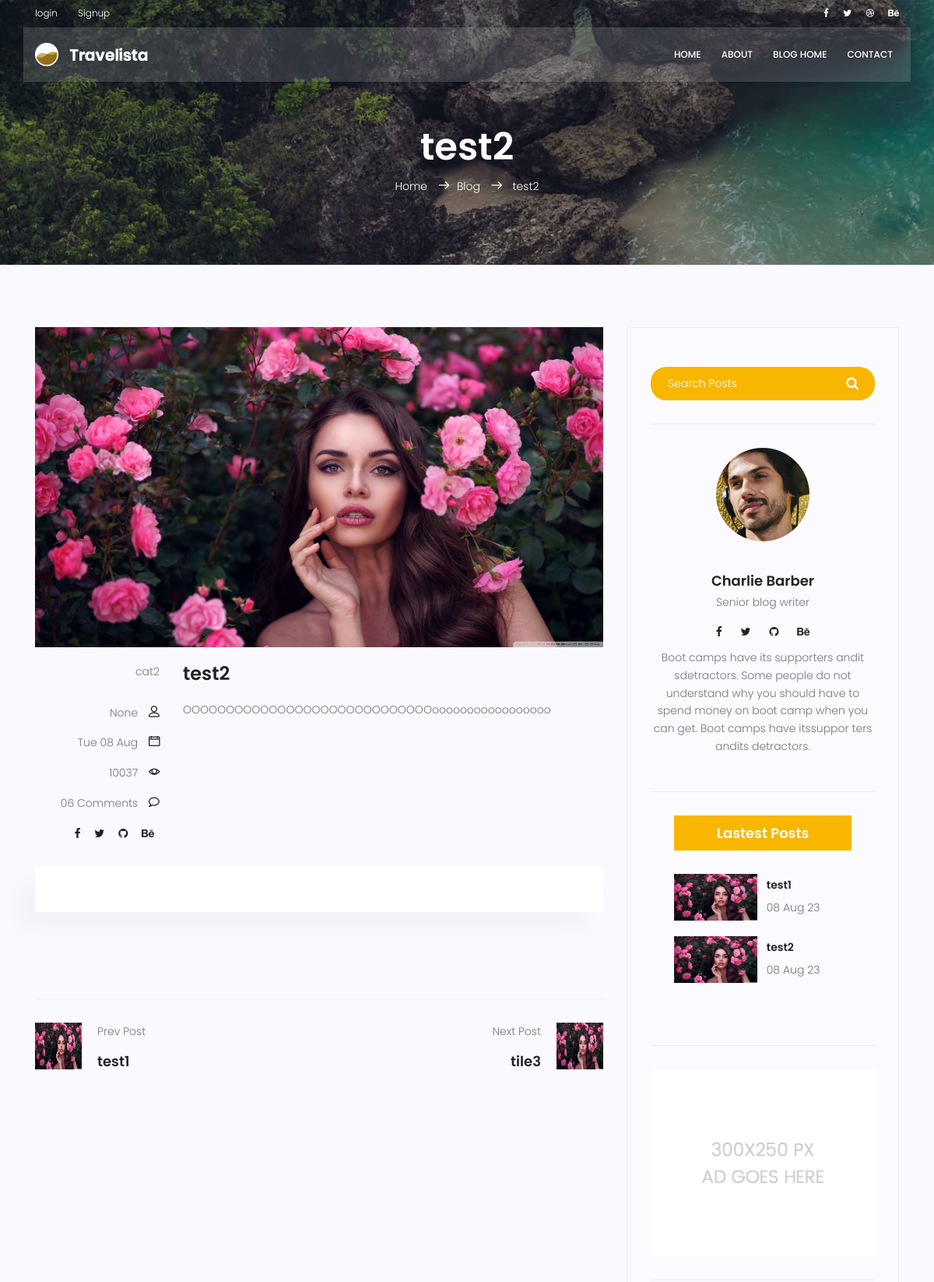
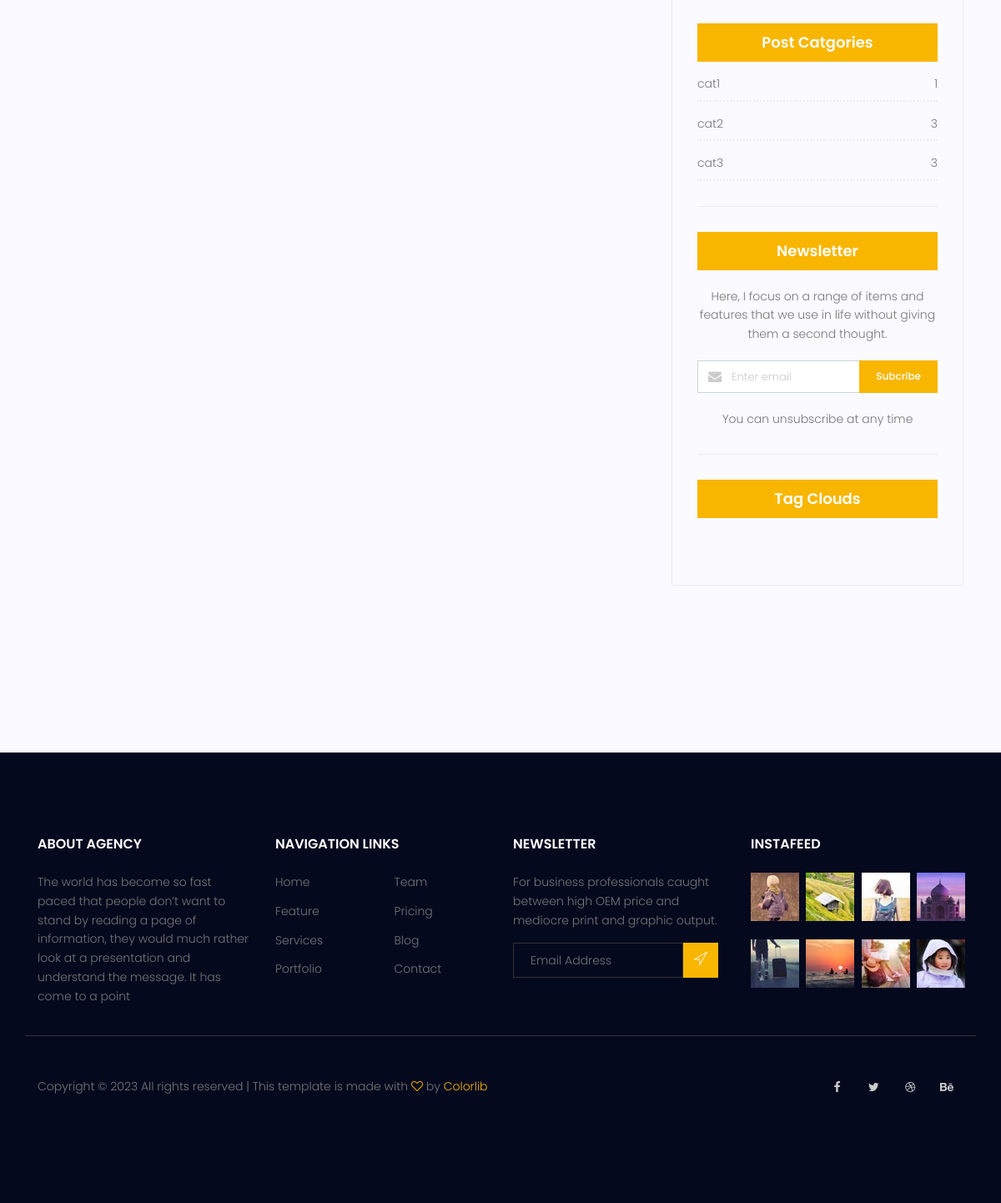
Page /blog/2 on the committed database (2 pictures, top to bottom).
### blog/models.py (models this page shows, shortened)
class Post(models.Model):
    image =models.ImageField(upload_to='blog/',default='blog/default.jpg')
    author = models.ForeignKey(User, on_delete=models.CASCADE ,null=True)        #authorیک کلید فرعی واسطه به یوزر
    title = models.CharField(max_length=255)
    content = models.TextField()
    tags = TaggableManager()                                                     #taggit for manage Tags
    category = models.ManyToManyField(Category)
    counted_views = models.IntegerField(default=0)
    status = models.BooleanField(default=False)
    published_date = models.DateTimeField(null=True)
    created_date = models.DateTimeField(auto_now_add=True)
    updated_date = models.DateTimeField(auto_now=True)
    login_required = models.BooleanField(default=False)                          #login requirments in posts
    class Meta:
        ordering = ['created_date']

class Category(models.Model):
        name = models.CharField(max_length=255)
        def __str__(self):
            return self.name

### blog/views.py (the view)
# urls.py: path('<int:pid>',blog_single, name='single'),
def blog_single(request, pid):
    current_time = timezone.now()
    all_posts = Post.objects.all()
    post = get_object_or_404(all_posts, pk=pid, status=1 ,published_date__lte=current_time)
    post.counted_views += 1
    post.save()
    prev_post = all_posts.filter(pk__lt=pid,status=1).last()
    next_post = all_posts.filter(pk__gt=pid,status=1).first()
    context = {
        'post': post,
        'prev_post': prev_post,
        'next_post': next_post,
    }
    return render(request,'blog-single.html',context)

### blog/templatetags/custom_tags.py (called while the page is built)
@register.inclusion_tag('latest-posts.html')
def latestpost(arg=3):
    posts = Post.objects.filter(status=1).order_by('published_date')[:arg]
    return {'posts': posts}

@register.inclusion_tag('categories-posts.html')
def postcategories():
    posts = Post.objects.filter(status=1)
    categories = Category.objects.all()
    cat_dict = {}
    for name in categories:
        cat_dict[name] = posts.filter(category=name).count()
    return {'categories': cat_dict}

### templates/blog-single.html (shortened to what this page needs)
{%load static%}
{%load custom_tags%}
<!DOCTYPE html>
<html lang="zxx" class="no-js">
<head>
	<link rel="stylesheet" href="{% static 'css/linearicons.css' %}">
	<link rel="stylesheet" href="{% static 'css/font-awesome.min.css' %}">
	<link rel="stylesheet" href="{% static 'css/bootstrap.css' %}">
	<link rel="stylesheet" href="{% static 'css/magnific-popup.css' %}">
	<link rel="stylesheet" href="{% static 'css/jquery-ui.css' %}">
	<link rel="stylesheet" href="{% static 'css/nice-select.css' %}">
	<link rel="stylesheet" href="{% static 'css/animate.min.css' %}">
	<link rel="stylesheet" href="{% static 'css/owl.carousel.css' %}">
	<link rel="stylesheet" href="{% static 'css/main.css' %}">
</head>
<body>
	<header id="header">
		<div class="header-top">
			<div class="container">
				<div class="row align-items-center">
					<div class="col-lg-6 col-sm-6 col-6 header-top-left">
						<ul>
							{% if request.user.is_authenticated %}
									<li><a href="#">logged in as {{ request.user.username }}</a></li>
									<li><a href="{% url 'accounts:logout' %}">logout</a></li>
							  {% else %}
									<li><a href="{% url 'accounts:login' %}">login</a></li>
								  <li><a href="{% url 'accounts:signup' %}">Signup</a></li>
							  {% endif %}
							</ul>
					</div>
					<div class="col-lg-6 col-sm-6 col-6 header-top-right">
						<div class="header-social">
							<a href="#"><i class="fa fa-facebook"></i></a>
							<a href="#"><i class="fa fa-twitter"></i></a>
							<a href="#"><i class="fa fa-dribbble"></i></a>
							<a href="#"><i class="fa fa-behance"></i></a>
						</div>
					</div>
				</div>
			</div>
		</div>
		<div class="container main-menu">
			<div class="row align-items-center justify-content-between d-flex">
				<div id="logo">
					<a href="{%url 'website:index' %}"><img src="{% static 'img/logo.png' %}" alt="" title="" /></a>
				</div>
				<nav id="nav-menu-container">
					<ul class="nav-menu">
						<li><a href="{%url 'website:index' %}">Home</a></li>
						<li><a href="{%url 'website:about' %}">About</a></li>
						<li><a href="{%url 'blog:index_blog' %}">Blog Home</a></li>
						<li><a href="{%url 'website:contact' %}">Contact</a></li>
					  </ul>
				</nav>
			</div>
		</div>
	</header>
	<section class="relative about-banner">
		<div class="overlay overlay-bg"></div>
		<div class="container">
			<div class="row d-flex align-items-center justify-content-center">
				<div class="about-content col-lg-12">
					<h1 class="text-white">
						{{post.title}}
					</h1>
					<p class="text-white link-nav"><a href="{%url 'website:index' %}">Home </a> <span
							class="lnr lnr-arrow-right"></span><a href="{%url 'blog:index_blog' %}">Blog </a> <span
							class="lnr lnr-arrow-right"></span> <a href="{% url 'blog:single' pid=post.id %}">
							{{post.title}}</a></p>
				</div>
			</div>
		</div>
	</section>
	<section class="post-content-area single-post-area">
		<div class="container">
			<div class="row">
				<div class="col-lg-8 posts-list">
					<div class="single-post row">
						<div class="col-lg-12">
							<div class="feature-img">
								<img class="img-fluid" src="{{ post.image.url }}" alt="{{ post.title }}">
							</div>
						</div>
						<div class="col-lg-3  col-md-3 meta-details">
							<ul class="tags">
								{%for cat in post.category.all%}
								<li><a href="{% url 'blog:category' cat_name=cat.name %}"></a>{{cat.name}}</li>
								{%endfor%}
							</ul>
							<div class="user-details row">
								<p class="user-name col-lg-12 col-md-12 col-6"><a href="#">{{post.author}}</a> <span
										class="lnr lnr-user"></span></p>
								<p class="date col-lg-12 col-md-12 col-6"><a href="#">{{post.published_date|date:"D d M"}}</a>
									 <span class="lnr lnr-calendar-full"></span></p>
								<p class="view col-lg-12 col-md-12 col-6"><a href="#">{{post.counted_views}}</a> <span
										class="lnr lnr-eye"></span></p>
								<p class="comments col-lg-12 col-md-12 col-6"><a href="#">06 Comments</a> <span
										class="lnr lnr-bubble"></span></p>
								<ul class="social-links col-lg-12 col-md-12 col-6">
									<li><a href="#"><i class="fa fa-facebook"></i></a></li>
									<li><a href="#"><i class="fa fa-twitter"></i></a></li>
									<li><a href="#"><i class="fa fa-github"></i></a></li>
									<li><a href="#"><i class="fa fa-behance"></i></a></li>
								</ul>
							</div>
						</div>
						<div class="col-lg-9 col-md-9">
							<h3 class="mt-20 mb-20">{{post.title}}</h3>
							<p class="excert">
								{{post.content}}
							</p>
						</div>
						<div class="col-lg-12">
							<div class="quotes">
							</div>
							<div class="row mt-30 mb-30">
								<div class="col-6">
								</div>
							</div>
						</div>
					</div>
					<div class="navigation-area">
						<div class="row">
							{% if prev_post %}
							<div
								class="col-lg-6 col-md-6 col-12 nav-left flex-row d-flex justify-content-start align-items-center">
								<div class="thumb">
									{% if prev_post %}
									<a href="{% url 'blog:single' prev_post.pk  %}">
										{%endif%}
										<img class="img-fluid" src="{{ prev_post.image.url }}" alt="">
									</a>
								</div>
								<div class="arrow">
									{% if prev_post %}
									<a href="{% url 'blog:single' prev_post.pk  %}">
										{%endif%}
									</a>
								</div>
								<div class="detials">
									<p>Prev Post</p>
									{% if prev_post %}
									<a href="{% url 'blog:single' prev_post.pk  %}">
										{%endif%}
										<h4>{{ prev_post.title }}</h4>
									</a>
								</div>
							</div>
							{%endif%}
							{% if next_post %}
							<div
								class="col-lg-6 col-md-6 col-12 nav-right flex-row d-flex justify-content-end align-items-center">
								<div class="detials">
									<p>Next Post</p>
									{% if next_post %}
									<a href="{% url 'blog:single' next_post.pk  %}">
										{%endif%}
										<h4>{{ next_post.title }}</h4>
									</a>
								</div>
								<div class="arrow">
									{% if next_post %}
									<a href="{% url 'blog:single' next_post.pk  %}">
										{%endif%}
										</a>
								</div>
								<div class="thumb">
									{% if next_post %}
									<a href="{% url 'blog:single' next_post.pk  %}">
										{%endif%}
										<img class="img-fluid" src="{{ next_post.image.url }}" alt=""></a>
								</div>
							</div>
							{%endif%}
						</div>
					</div>
				<div class="pt-5">
				</div>
				</div>
				<div class="col-lg-4 sidebar-widgets">
					<div class="widget-wrap">
						<div class="single-sidebar-widget search-widget">
							<form class="search-form" action="#">
								<input placeholder="Search Posts" name="search" type="text"
									onfocus="this.placeholder = ''" onblur="this.placeholder = 'Search Posts'">
								<button type="submit"><i class="fa fa-search"></i></button>
							</form>
						</div>
						<div class="single-sidebar-widget user-info-widget">
							<img src="{% static 'img/blog/user-info.png' %}" alt="">
							<a href="#">
								<h4>Charlie Barber</h4>
							</a>
							<p>
								Senior blog writer
							</p>
							<ul class="social-links">
								<li><a href="#"><i class="fa fa-facebook"></i></a></li>
								<li><a href="#"><i class="fa fa-twitter"></i></a></li>
								<li><a href="#"><i class="fa fa-github"></i></a></li>
								<li><a href="#"><i class="fa fa-behance"></i></a></li>
							</ul>
							<p>
								Boot camps have its supporters andit sdetractors. Some people do not understand why you
								should have to spend money on boot camp when you can get. Boot camps have itssuppor ters
								andits detractors.
							</p>
						</div>
						<div class="single-sidebar-widget popular-post-widget">
							<div class="popular-post-list">
								{% latestpost 2 %}
							</div>
						</div>
						<div class="single-sidebar-widget ads-widget">
							<a href="#"><img class="img-fluid" src="{% static 'img/blog/ads-banner.jpg' %}" alt=""></a>
						</div>
						{% postcategories %}
						<div class="single-sidebar-widget newsletter-widget">
							<h4 class="newsletter-title">Newsletter</h4>
							<p>
								Here, I focus on a range of items and features that we use in life without
								giving them a second thought.
							</p>
							<div class="form-group d-flex flex-row">
								<div class="col-autos">
									<div class="input-group">
										<div class="input-group-prepend">
											<div class="input-group-text"><i class="fa fa-envelope"
													aria-hidden="true"></i>
											</div>
										</div>
										<input type="text" class="form-control" id="inlineFormInputGroup"
											placeholder="Enter email" onfocus="this.placeholder = ''"
											onblur="this.placeholder = 'Enter email'">
									</div>
								</div>
								<a href="#" class="bbtns">Subcribe</a>
							</div>
							<p class="text-bottom">
								You can unsubscribe at any time
							</p>
						</div>
						<div class="single-sidebar-widget tag-cloud-widget">
							<h4 class="tagcloud-title">Tag Clouds</h4>
						</div>
					</div>
				</div>
			</div>
		</div>
	</section>
	<footer class="footer-area section-gap">
		<div class="container">
			<div class="row">
				<div class="col-lg-3  col-md-6 col-sm-6">
					<div class="single-footer-widget">
						<h6>About Agency</h6>
						<p>
							The world has become so fast paced that people don’t want to stand by reading a page of
							information, they would much rather look at a presentation and understand the message. It
							has come to a point
						</p>
					</div>
				</div>
				<div class="col-lg-3 col-md-6 col-sm-6">
					<div class="single-footer-widget">
						<h6>Navigation Links</h6>
						<div class="row">
							<div class="col">
								<ul>
									<li><a href="#">Home</a></li>
									<li><a href="#">Feature</a></li>
									<li><a href="#">Services</a></li>
									<li><a href="#">Portfolio</a></li>
								</ul>
							</div>
							<div class="col">
								<ul>
									<li><a href="#">Team</a></li>
									<li><a href="#">Pricing</a></li>
									<li><a href="#">Blog</a></li>
									<li><a href="#">Contact</a></li>
								</ul>
							</div>
						</div>
					</div>
				</div>
				<div class="col-lg-3  col-md-6 col-sm-6">
					<div class="single-footer-widget">
						<h6>Newsletter</h6>
						<p>
							For business professionals caught between high OEM price and mediocre print and graphic
							output.
						</p>
						<div id="mc_embed_signup">
							<form target="_blank"
								action="https://spondonit.us12.list-manage.com/subscribe/post?u=1462626880ade1ac87bd9c93a&amp;id=92a4423d01"
								method="get" class="subscription relative">
								<div class="input-group d-flex flex-row">
									<input name="EMAIL" placeholder="Email Address" onfocus="this.placeholder = ''"
										onblur="this.placeholder = 'Email Address '" required="" type="email">
									<button class="btn bb-btn"><span class="lnr lnr-location"></span></button>
								</div>
							</form>
						</div>
					</div>
				</div>
				<div class="col-lg-3  col-md-6 col-sm-6">
					<div class="single-footer-widget mail-chimp">
						<h6 class="mb-20">InstaFeed</h6>
						<ul class="instafeed d-flex flex-wrap">
							<li><img src="{% static 'img/i1.jpg' %}" alt="wfwfweef"></li>
							<li><img src="{% static 'img/i2.jpg' %}" alt="ferfrf"></li>
							<li><img src="{% static 'img/i3.jpg' %}" alt="wwwwwwww"></li>
							<li><img src="{% static 'img/i4.jpg' %}" alt="vfvvv"></li>
							<li><img src="{% static 'img/i5.jpg' %}" alt="ccccccc"></li>
							<li><img src="{% static 'img/i6.jpg' %}" alt="2w2rf"></li>
							<li><img src="{% static 'img/i7.jpg' %}" alt="gfggge"></li>
							<li><img src="{% static 'img/i8.jpg' %}" alt="sdfsfs"></li>
						</ul>
					</div>
				</div>
			</div>
			<div class="row footer-bottom d-flex justify-content-between align-items-center">
				<p class="col-lg-8 col-sm-12 footer-text m-0">
					Copyright &copy;
					<script>document.write(new Date().getFullYear());</script> All rights reserved | This template is
					made with <i class="fa fa-heart-o" aria-hidden="true"></i> by <a href="https://colorlib.com"
						target="_blank">Colorlib</a>
				</p>
				<div class="col-lg-4 col-sm-12 footer-social">
					<a href="#"><i class="fa fa-facebook"></i></a>
					<a href="#"><i class="fa fa-twitter"></i></a>
					<a href="#"><i class="fa fa-dribbble"></i></a>
					<a href="#"><i class="fa fa-behance"></i></a>
				</div>
			</div>
		</div>
	</footer>
</body>
</html>

### templates/latest-posts.html
{%load static%}
<ul>
     <div class="single-sidebar-widget popular-post-widget">
        <h4 class="popular-title">Lastest Posts</h4>
        <div class="popular-post-list">
            {% for post in posts %}
            <div class="single-post-list d-flex flex-row align-items-center">
                <div class="thumb">
                    <img class="img-fluid" src="{{post.image.url}}" alt="post">
                </div>
                <div class="details">
                    <a href="{% url 'blog:single' pid=post.id %}"><h6>{{post.title}}</h6></a>
                    <p>{{post.published_date|date:"d M y"}}</p>
                </div>
            </div>
            {%endfor%}
        </div>
</ul>

### templates/categories-posts.html
{%load static%}
{%load custom_tags%}
<div class="single-sidebar-widget post-category-widget">
    <h4 class="category-title">Post Catgories</h4>
    <ul class="cat-list">
        {% for name,count in categories.items %}
        <li>
            <a href="#" class="d-flex justify-content-between">
                <p>{{name}}</p>
                <p>{{count}}</p>
            </a>
        </li>
		{% endfor %}
    </ul>
</div>

### templates/blog-single.html (style rules this page uses)
.thumb img { width: 60px; height: 60px; }

### rows in the picture
Post: title "test2", image (placeholder picture), author "None", published_date "Tue 08 Aug", counted_views "10037", content "OOOOOOOOOOOOOOOOOOOOOOOOOOOOOooooooooooooooooo", published_date "08 Aug 23"
Category: name "cat2", count "3"
Post: image (placeholder picture), title "test1", published_date "08 Aug 23"
Post: title "tile3", image (placeholder picture)
Category: name "cat1", id "1"
Category: name "cat3", id "3"
